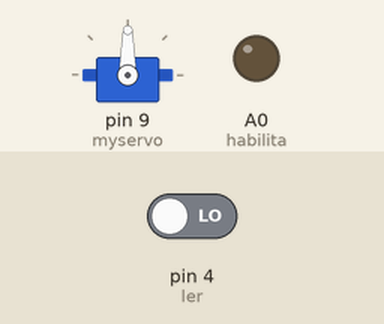
Simulated run of this sketch. Board: Arduino Uno, built with avr-gcc and run on an emulated ATmega328P. Parts: servo, output pins drawn as LEDs (lit = HIGH). The test bench sets the inputs (shaded band); at power-on: pin 4 (ler) LOW.

Above: at 1.6 s.
1.7 s: pin 4 (ler) driven HIGH
At 2.3 s:
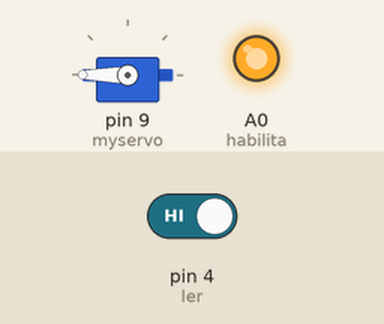
At 2.9 s:
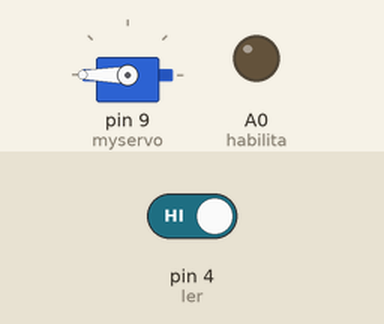
4.0 s: pin 4 (ler) driven LOW
At 4.6 s:
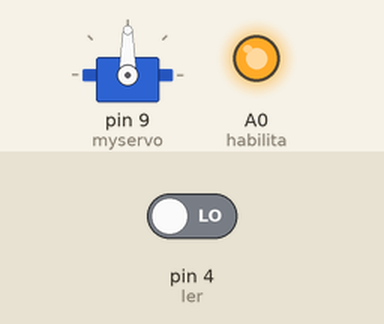
Timing chart, 0 to 7.0 s (numbered marks = the images above; inputs shaded):
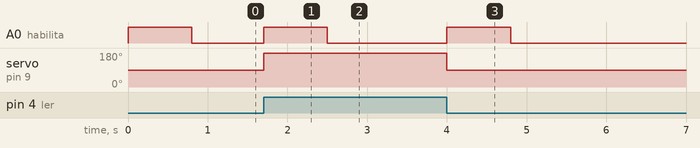

The sketch:

boneca_2.ino
```cpp
// Controlling a servo position using a potentiometer (variable resistor)
// by Michal Rinott <http://people.interaction-ivrea.it/m.rinott>

#include <Servo.h>

Servo myservo;  // create servo object to control a servo
int ler = 4;
int habilita = A0;

void setup()
{
  pinMode(ler,INPUT);
  pinMode(habilita,OUTPUT);
  myservo.attach(9);  // attaches the servo on pin 9 to the servo object
  }

void loop()
{
  if (digitalRead(ler)){
    digitalWrite(habilita,1);
    myservo.write(180);
    delay(800);
    digitalWrite(habilita,0);
    while(digitalRead(ler)){};
  }
  else{
    digitalWrite(habilita,1);
    myservo.write(90);
    delay(800);
    digitalWrite(habilita,0);

    while(!digitalRead(ler)){};
  }

  // waits for the servo to get there
}
```

Measured:
- after the input at 1.7 s, A0 (habilita): LOW → HIGH at once, → LOW 0.80 s later; servo on pin 9 (myservo): 90° → 180° at once
- after the input at 4.0 s, A0 (habilita): LOW → HIGH at once, → LOW 0.80 s later; servo on pin 9 (myservo): 180° → 90° at once
